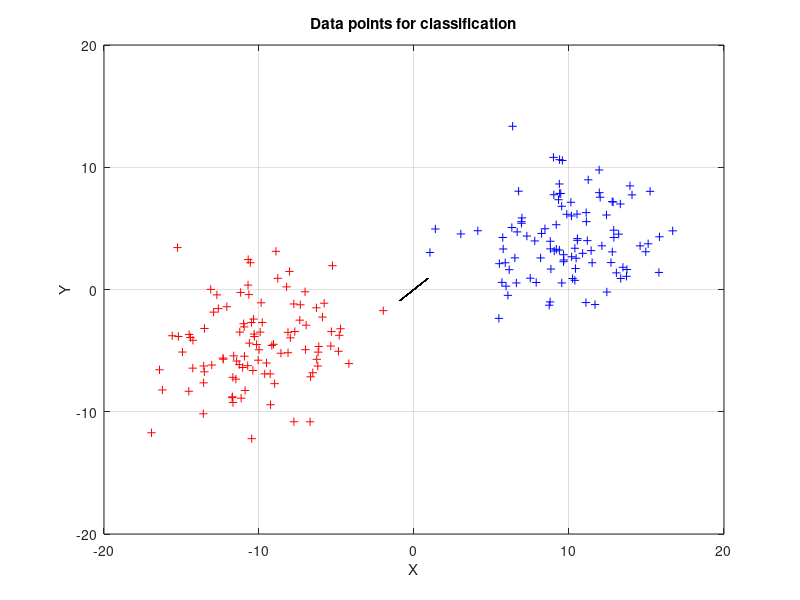

Recreate this plot in MATLAB. (Note: this script raises an error after producing the figure.)
clear all
close all
clc

% ANN Project 1
% Create data and imply single layer perceptron learning

%%          3.1.1 create Datasets
% Create 2 datasets of multivariant distribution (with mu and sigma)
% with linearly seperable data (100 points per class)

%rng default;                    %Will always produce the same randon data

% first group of data
mu1 = [10,4];
sigma1 = [10,1;1,10];
data1 = mvnrnd(mu1,sigma1,100);  %Produces multivariant normal distributed data

%second group of data
mu2 = [-10,-4];
sigma2 = [10,1;1,10];
data2 = mvnrnd(mu2,sigma2,100);  %Produces multivariant normal distributed data

% combine data into one matrix and add bias line in input
all_data = [data1; data2];
all_data = all_data';
all_data = [all_data; ones(1,200)]; %All data including the bias line

% Create an output matrix
target = [ones(1,100), -ones(1,100)];   %first data group is 1 and second is -1

% create a weight matrix
[numDims, numInst] = size(all_data);
numClasses = size(target,1);
weights = rand(numClasses, numDims);
delta_weights = zeros(numClasses, numDims);

%%          Plotting of data points

figure(1)
plot(all_data(1,1:100),all_data(2,1:100),'b+')
grid on
title('Data points for classification')
xlabel('X')
ylabel('Y')

hold on
plot(all_data(1,101:200),all_data(2,101:200),'r+')

%%          3.1.2 Single-layer perceptron

% perceptron learning
% using a batch learning algorithm
% Learning parameters with rate and maximum number of iterations
alpha = 0.7;
eta = 0.001;
max_iter = 100;     %Max number of iterations
iter = 0;           %iteration counter

while iter <= max_iter
    iter = iter + 1;
    
    % forward pass
    y = weights * all_data;                         %Bias part is included in both the weights and the data
    %out = 2./(1 + exp(-y)) - 1;                    %transferfunction to -1 and 1
    delta_weights = -eta.*(y - target)*all_data';    %change in weight function
    
    %weight update
    weights = weights + delta_weights;
    
    %plotting data with bias
    data_weights = weights(1,1:2);
    threshold = weights(1,3)/(data_weights*data_weights');      %normalised bias is threshold
    norm_weights = sqrt(data_weights*data_weights');
    
    %Plotting of weights
    hold on
    axis([-20 20 -20 20])
    x = [weights(1),weights(1)];
    y = [weights(2),weights(2)];
    x2 = [weights(1),-weights(1)];
    y2 = [-weights(2),weights(2)];
    line(x*threshold + x2/norm_weights, y*threshold + x2/norm_weights, 'Color','black','LineStyle','-')

    weights
    pause(0.1)

end
hold off

% Calculate mean square error
meansquare_error = mean(delta_out.^2)
% Show misclassifications
missclass = 0;
for i = 1:length(target)
    if i <= 100 && y(i) < 0
        missclass = missclass + 1;
        missclass_data = i;
    elseif i > 100 && y(i) > 0
        missclass = missclass + 1;
        missclass_data = i;
    end
end

missclass
